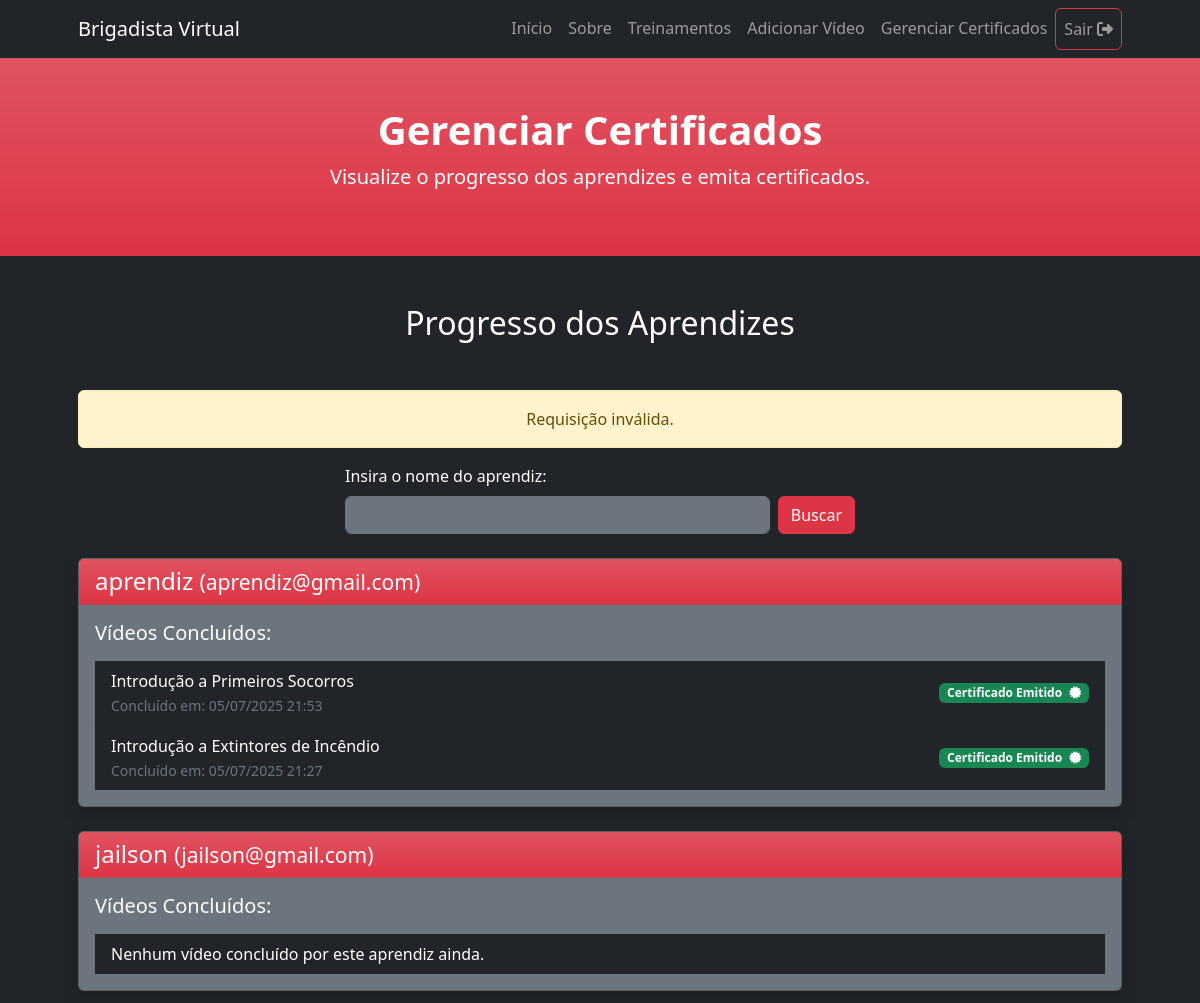
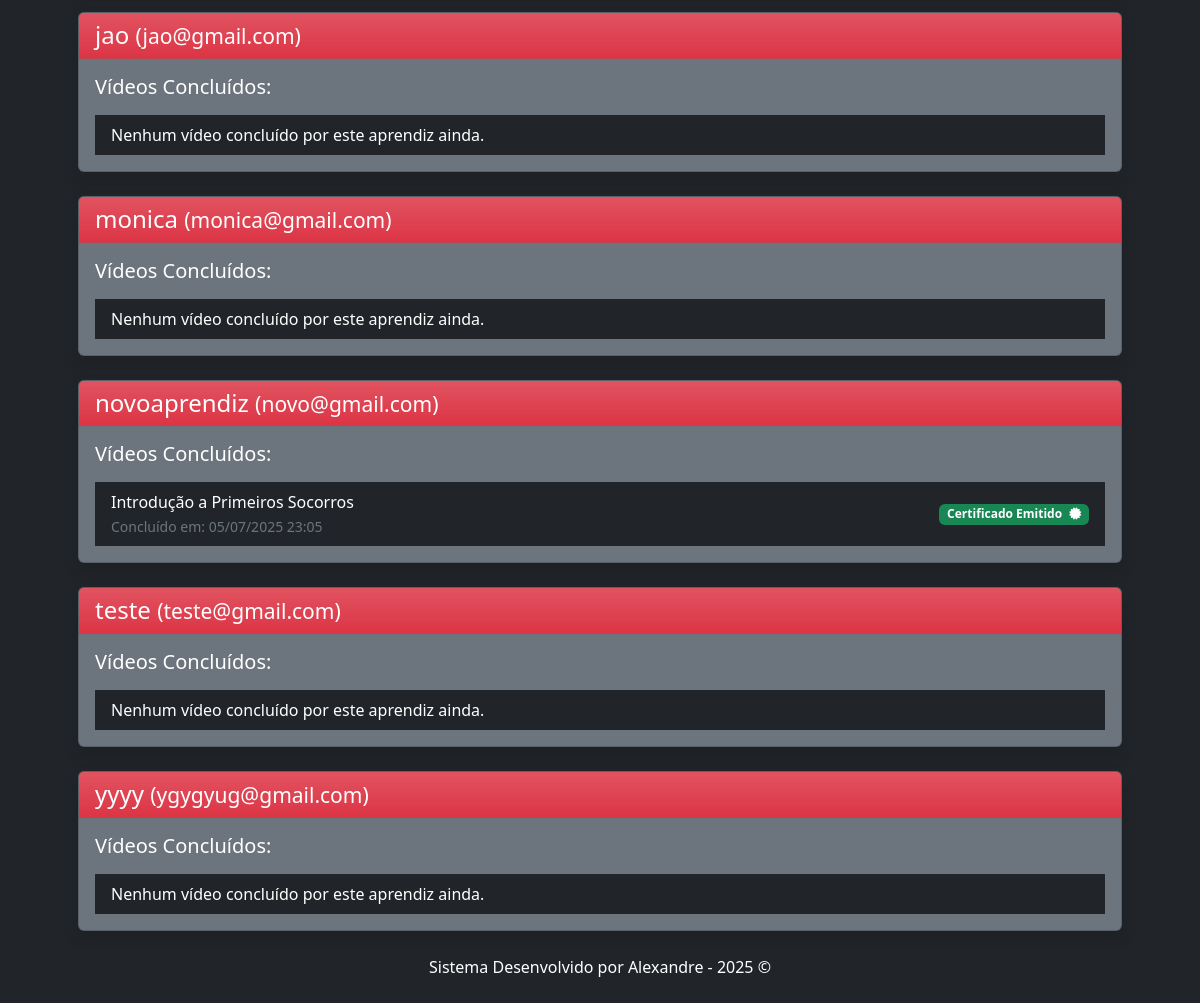
The page /gerenciarCertificados.php?status=requisicao_invalida (signed in) on the database its author committed (2 pictures, top to bottom).
### tables this page shows
CREATE TABLE `usuarios` (
  `idUsuario` int(11) NOT NULL,
  `nomeUsuario` varchar(100) NOT NULL,
  `emailUsuario` varchar(100) NOT NULL,
  `senhaUsuario` varchar(255) NOT NULL,
  `tipoUsuario` varchar(8) NOT NULL
);

### gerenciarCertificados.php (the view, shortened to what this page needs)
<?php
include('header.php');
include('conexaoBd.php');
$termoBusca = '';
?>
<header class="bg-danger bg-gradient text-white">
    <div class="container px-10 text-center py-5">
        <h1 class="fw-bolder">Gerenciar Certificados</h1>
        <p class="lead">Visualize o progresso dos aprendizes e emita certificados.</p>
    </div>
</header>
<section class="py-5 bg-dark text-white">
    <div class="container px-5">
        <h2 class="text-center mb-5">Progresso dos Aprendizes</h2>
        <?php
        if (isset($_GET['status'])) {
            $dataHoraAtual = date('d/m/Y H:i');
            $local = "Brasil";
            if ($_GET['status'] == 'certificado_emitido') {
                echo '<div class="alert alert-success text-center">Certificado emitido com sucesso! <br> <small>(' . $dataHoraAtual . ' - ' . $local . ')</small></div>';
            }
            elseif ($_GET['status'] == 'video_concluido') {
                echo '<div class="alert alert-success text-center">Vídeo marcado como concluído com sucesso! <br> <small>(' . $dataHoraAtual . ' - ' . $local . ')</small></div>';
            }
            elseif ($_GET['status'] == 'video_ja_concluido') {
                echo '<div class="alert alert-warning text-center">Este vídeo já foi marcado como concluído por este usuário.</div>';
            }
            elseif (strpos($_GET['status'], 'error') !== false) {
                $mensagemErro = htmlspecialchars($_GET['message'] ?? 'Ocorreu um erro.');
                echo '<div class="alert alert-danger text-center">Erro: ' . $mensagemErro . '</div>';
            }
            elseif ($_GET['status'] == 'requisicao_invalida') {
                echo '<div class="alert alert-warning text-center">Requisição inválida.</div>';
            }
            elseif ($_GET['status'] == 'error_certificado_existente') {
                $mensagemErro = htmlspecialchars($_GET['message'] ?? 'O certificado já existe.');
                echo '<div class="alert alert-warning text-center">Atenção: ' . $mensagemErro . '</div>';
            }
        }
        ?>
        <div class="row mb-4">
            <div class="col-md-6 offset-md-3">
                <form action="gerenciarCertificados.php" method="GET" class="d-flex flex-column">
                    <label for="campoBuscaAprendiz" class="form-label text-white mb-2">Insira o nome do aprendiz:</label>
                    <div class="d-flex">
                        <input type="text" class="form-control me-2 bg-secondary text-white border-secondary" id="campoBuscaAprendiz" placeholder="Buscar..." name="busca" value="<?php echo $termoBusca; ?>">
                        <button type="submit" class="btn btn-danger">Buscar</button>
                    </div>
                </form>
            </div>
        </div>
        <div class="row">
            <div class="col-12">
                <?php
                $sqlBuscarAprendizes = "SELECT idUsuario, nomeUsuario, emailUsuario FROM Usuarios WHERE tipoUsuario = 'Aprendiz'";
                $sqlBuscarAprendizes .= " ORDER BY nomeUsuario ASC";
                $stmtAprendizes = mysqli_prepare($conn, $sqlBuscarAprendizes);
                if ($stmtAprendizes) {
                    mysqli_stmt_execute($stmtAprendizes);
                    $resultadoAprendizes = mysqli_stmt_get_result($stmtAprendizes);
                    if (mysqli_num_rows($resultadoAprendizes) > 0) {
                        while ($aprendiz = mysqli_fetch_assoc($resultadoAprendizes)) {
                            $idAprendiz = htmlspecialchars($aprendiz['idUsuario'] ?? '');
                            $nomeAprendiz = htmlspecialchars($aprendiz['nomeUsuario'] ?? 'Nome Indisponível');
                            $emailAprendiz = htmlspecialchars($aprendiz['emailUsuario'] ?? 'Email Indisponível');
                            echo '
                            <div class="card bg-secondary text-white mb-4 shadow">
                                <div class="card-header bg-danger bg-gradient">
                                    <h4 class="mb-0">' . $nomeAprendiz . ' <small>(' . $emailAprendiz . ')</small></h4>
                                </div>
                                <div class="card-body">
                                    <h5 class="mb-3">Vídeos Concluídos:</h5>
                                    <ul class="list-group list-group-flush">';
                            $sqlBuscarConcluidos = "SELECT cv.idVideo, vt.tituloVideo, cv.dataConclusao,
                                                    (SELECT COUNT(*) FROM Certificados WHERE idUsuario = cv.idUsuario AND idTreinamento = cv.idVideo) AS certificadoEmitido
                                                    FROM ConclusaoVideoUsuario cv
                                                    JOIN VideosTreinamento vt ON cv.idVideo = vt.idVideo
                                                    WHERE cv.idUsuario = ?
                                                    ORDER BY cv.dataConclusao DESC";
                            $stmtConcluidos = mysqli_prepare($conn, $sqlBuscarConcluidos);
                            if ($stmtConcluidos) {
                                mysqli_stmt_bind_param($stmtConcluidos, 'i', $idAprendiz);
                                mysqli_stmt_execute($stmtConcluidos);
                                $resultadoConcluidos = mysqli_stmt_get_result($stmtConcluidos);
                                if (mysqli_num_rows($resultadoConcluidos) > 0) {
                                    while ($videoConcluido = mysqli_fetch_assoc($resultadoConcluidos)) {
                                        $tituloVideoConcluido = htmlspecialchars($videoConcluido['tituloVideo'] ?? 'Título Indisponível');
                                        $dataConclusao = new DateTime(htmlspecialchars($videoConcluido['dataConclusao'] ?? ''));
                                        $dataConclusaoFormatada = $dataConclusao->format('d/m/Y H:i');
                                        $certificadoEmitido = $videoConcluido['certificadoEmitido'] > 0;
                                        echo '
                                        <li class="list-group-item bg-dark text-white d-flex justify-content-between align-items-center">
                                            <div>
                                                ' . $tituloVideoConcluido . ' <br>
                                                <small class="text-muted">Concluído em: ' . $dataConclusaoFormatada . '</small>
                                            </div>';
                                        if ($certificadoEmitido) {
                                            echo '<span class="badge bg-success">Certificado Emitido <i class="fas fa-certificate ms-1"></i></span>';
                                        }
                                        echo '</li>';
                                    }
                                } else {
                                    echo '<li class="list-group-item bg-dark text-white">Nenhum vídeo concluído por este aprendiz ainda.</li>';
                                }
                            } else {
                                echo '<li class="list-group-item bg-dark text-white text-danger">Erro ao preparar a consulta de vídeos concluídos.</li>';
                            }
                            echo '</ul></div></div>';
                        }
                    } else {
                        echo '<p class="lead text-center">Nenhum aprendiz cadastrado que corresponda ao termo de busca.</p>';
                    }
                } else {
                    echo '<p class="lead text-center text-danger">Erro ao preparar a consulta de aprendizes.</p>';
                }
                ?>
            </div>
        </div>
    </div>
</section>
<?php
include('footer.php');
?>

### header.php (shortened to what this page needs)
?><!DOCTYPE html>
<html lang="pt">
<head>
    <link href="https://cdn.jsdelivr.net/npm/bootstrap@5.3.0/dist/css/bootstrap.min.css" rel="stylesheet">
    <link rel="stylesheet" href="https://cdnjs.cloudflare.com/ajax/libs/font-awesome/6.5.2/css/all.min.css">
    <link href="css/styles.css" rel="stylesheet">
</head>
<body>
<nav class="navbar navbar-expand-lg navbar-dark bg-dark">
    <div class="container px-5">
        <a class="navbar-brand" href="index.php">Brigadista Virtual</a>
        <div class="collapse navbar-collapse" id="navbarSupportedContent">
            <ul class="navbar-nav ms-auto mb-2 mb-lg-0">
                <li class="nav-item"><a class="nav-link" href="index.php">Início</a></li>
                <li class="nav-item"><a class="nav-link" href="sobre.php">Sobre</a></li>
                <?php
                if (isset($_SESSION['logado']) && $_SESSION['logado'] === true) {
                    echo '<li class="nav-item"><a class="nav-link" href="treinamentos.php">Treinamentos</a></li>';
                    if (isset($_SESSION['tipoUsuario']) && $_SESSION['tipoUsuario'] === 'Tutor') {
                        echo '<li class="nav-item"><a class="nav-link" href="adicionarVideo.php">Adicionar Vídeo</a></li>';
                        echo '<li class="nav-item"><a class="nav-link" href="gerenciarCertificados.php">Gerenciar Certificados</a></li>';
                    }
                    echo '
                    <li class="nav-item">
                        <a class="nav-link btn btn-outline-danger" href="fazerLogout.php">
                            Sair <i class="fas fa-sign-out-alt"></i>
                        </a>
                    </li>';
                }
                else {
                    echo '
                    <li class="nav-item">
                        <a class="nav-link" href="fazerLogin.php">Login</a>
                    </li>
                    ';
                }
                ?>
            </ul>
        </div>
    </div>
</nav>

### footer.php
<div class="mt-3 p-2 bg-dark text-white text-center fixed-bottom">
            <p>Sistema Desenvolvido por Alexandre - <?php echo $anoAtual = date('Y')?>	&copy;</p>
        </div>
    </body>
</html>

### rows shown on the page
usuarios: nomeUsuario "aprendiz", emailUsuario "aprendiz@gmail.com", tituloVideoConcluido "Introdução a Primeiros Socorros", dataConclusaoFormatada "05/07/2025 21:53", tituloVideoConcluido "Introdução a Extintores de Incêndio", dataConclusaoFormatada "05/07/2025 21:27"
usuarios: nomeUsuario "jailson", emailUsuario "jailson@gmail.com", shows "Nenhum vídeo concluído por este aprendiz ainda."
usuarios: nomeUsuario "jao", emailUsuario "jao@gmail.com", shows "Nenhum vídeo concluído por este aprendiz ainda."
usuarios: nomeUsuario "monica", emailUsuario "monica@gmail.com", shows "Nenhum vídeo concluído por este aprendiz ainda."
usuarios: nomeUsuario "novoaprendiz", emailUsuario "novo@gmail.com", tituloVideoConcluido "Introdução a Primeiros Socorros", dataConclusaoFormatada "05/07/2025 23:05"
usuarios: nomeUsuario "teste", emailUsuario "teste@gmail.com", shows "Nenhum vídeo concluído por este aprendiz ainda."
usuarios: nomeUsuario "yyyy", emailUsuario "ygygyug@gmail.com", shows "Nenhum vídeo concluído por este aprendiz ainda."
